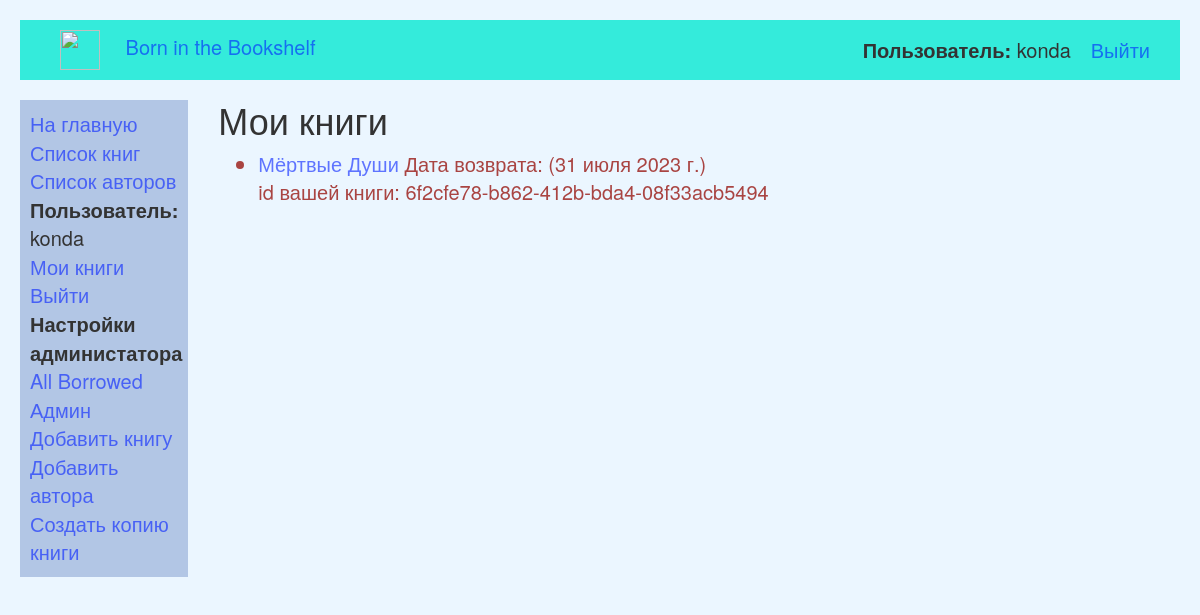
The page /catalog/my_books (signed in) on the database its author committed.
### catalog/models.py (models this page shows, shortened)
class BookInstance(models.Model):
    id = models.UUIDField(primary_key=True, default=uuid.uuid4,
                          help_text="Уникальный идентификатор этой конкретной книги во всей библиотеке")
    book = models.ForeignKey('Book', on_delete=models.SET_NULL, null=True, verbose_name='Книга')
    imprint = models.CharField(max_length=200, verbose_name='Номер')
    due_back = models.DateField(null=True, blank=True, verbose_name='Дата возврата')
    borrower = models.ForeignKey(User, on_delete=models.SET_NULL, null=True, blank=True, verbose_name='Заемщик')
    LOAN_STATUS = (
        ('m', 'Maintenance'),
        ('o', 'On loan'),
        ('a', 'Доступно'),
        ('r', 'Reserved'),
    )
    status = models.CharField(max_length=1, choices=LOAN_STATUS, blank=True, default='m', help_text='Book availability',
                              verbose_name='Статус')
    class Meta:
        ordering = ["due_back"]
        permissions = (("can_mark_returned", "Set book as returned"),)
    @property
    def is_overdue(self):
        if self.due_back and date.today() > self.due_back:
            return True
        return False

class Book(models.Model):
    def display_genre(self):
        return ', '.join([genre.name for genre in self.genre.all()[:3]])
    display_genre.short_description = 'Genre'
    title = models.CharField(max_length=40, verbose_name='Название')
    author = models.ForeignKey(Author, on_delete=models.SET_NULL, null=True, verbose_name='Автор')
    summary = models.TextField(max_length=1000, help_text="Enter a brief description of the book",
                               verbose_name='Описание')
    isbn = models.CharField('ISBN', max_length=13,
                            help_text='13 Character <a href="https://www.isbn-international.org/content/what-isbn">ISBN number</a>')
    genre = models.ManyToManyField(Genre, help_text="Select a genre for this book", verbose_name='Жанр')
    language = models.ForeignKey(Language, on_delete=models.SET_NULL, null=True, verbose_name='Язык')
    class Meta:
        ordering = ['title', 'author']

### catalog/views.py (the view)
# urls.py: path('my_books', views.LoanedBooksByUserListView.as_view(), name='my-borrowed'),
class LoanedBooksByUserListView(LoginRequiredMixin, generic.ListView):
    model = BookInstance
    template_name = 'catalog/bookinstance_list_borrowed_user.html'
    paginate_by = 10
    def get_queryset(self):
        return BookInstance.objects.filter(borrower=self.request.user).filter(status__exact='o').order_by('due_back')

### catalog/templates/catalog/bookinstance_list_borrowed_user.html
{% extends "catalog/base.html" %}
{% block content %}
    <h1>Мои книги</h1>
    {% if bookinstance_list %}
    <ul>
      {% for bookinst in bookinstance_list %}
      <li class="{% if bookinst.is_overdue %}text-danger{% endif %}">
        <a href="{% url 'book-detail' bookinst.book.pk %}">{{bookinst.book.title}}</a> Дата возврата: ({{ bookinst.due_back }})
          <p>id вашей книги: {{ bookinst.id }}</p>
      </li>
      {% endfor %}
    </ul>
    {% else %}
      <p>There are no books borrowed.</p>
    {% endif %}
{% endblock %}

### catalog/templates/catalog/base.html (shortened to what this page needs)
<!DOCTYPE html>
<html lang="en">
<head>
    <link rel="stylesheet" href="https://maxcdn.bootstrapcdn.com/bootstrap/3.3.7/css/bootstrap.min.css">
    {% load static %}
    <link rel="stylesheet" href="{% static 'catalog/css/style.css' %}">
</head>
<body>
<header>
    <div class="header-navigation">
        <div>
            <img class="logo"
                 src="https://st2.depositphotos.com/1069290/5358/v/950/depositphotos_53581759-stock-illustration-book-icon-vector-logo.jpg"
                 alt="">
            <a href="{% url 'index'%}">Born in the Bookshelf</a>
        </div>
        <ul class="auntificated">
            {% if user.is_authenticated %}
            <li><b>Пользователь:</b> {{ user.get_username }}</li>
            <li><a href="{% url 'logout'%}?next={{request.path}}">Выйти</a></li>
            {% else %}
            <li><a href="{% url 'login'%}?next={{request.path}}">Войти</a></li>
            {% endif %}
        </ul>
    </div>
</header>
<div class="container-fluid">
    <div class="row">
        <div class="col-sm-2">
            {% block sidebar %}
            <ul class="sidebar-nav">
                <li><a href="{% url 'index' %}">На главную</a></li>
                <li><a href=" {% url 'books' %} ">Список книг</a></li>
                <li><a href=" {% url 'authors' %} ">Список авторов</a></li>
                {% if user.is_authenticated %}
                <li class="pidor"><b>Пользователь:</b> {{ user.get_username }}</li>
                <li><a href="{% url 'my-borrowed' %}">Мои книги</a></li>
                <li><a href="{% url 'logout'%}?next={{request.path}}">Выйти</a></li>
                {% else %}
                <li><a href="{% url 'login'%}?next={{request.path}}">Войти</a></li>
                {% endif %}
                {% if user.is_superuser %}
                <li><b>Настройки администатора</b></li>
                <li><a href="{% url 'all-borrowed' %}">All Borrowed</a></li>
                <li class="pidor"><a href="/admin">Админ</a></li>
                <li><a href="{% url 'book-create' %}">Добавить книгу</a></li>
                <li><a href="{% url 'author-create' %}">Добавить автора</a></li>
                <li><a href="{% url 'bookInstance-create' %}">Создать копию книги</a></li>
                {% endif %}
            </ul>
            {% endblock %}
        </div>
        <div class="col-sm-10 ">
            {% block content %}{% endblock %}
        </div>
    </div>
</div>
</body>
</html>

### catalog/static/catalog/css/style.css (style rules this page uses)
body { margin:20px; background-color: #ebf6ff; font-size:20px; }
header { background-color:#34ebdb; height:60px; }
.sidebar-nav { margin-top: 20px; padding: 10px; list-style: none; background-color:#355eab50; }
.logo { width: 40px; height: 40px; margin-right: 20px; margin-left: 30px; }
.header-navigation { padding:10px; justify-content: space-between; align-items:center; display: flex; }
.auntificated { margin:0; display:flex; }
.auntificated li { margin-right: 20px; list-style: none; }
.container-fluid { padding:0px; }
a { color: #001eff99; }

### rows shown on the page
BookInstance: book "Мёртвые Души", due_back "31 июля 2023 г.", id "6f2cfe78-b862-412b-bda4-08f33acb5494"

### other values the page prints
{{ user.get_username }} "konda"
